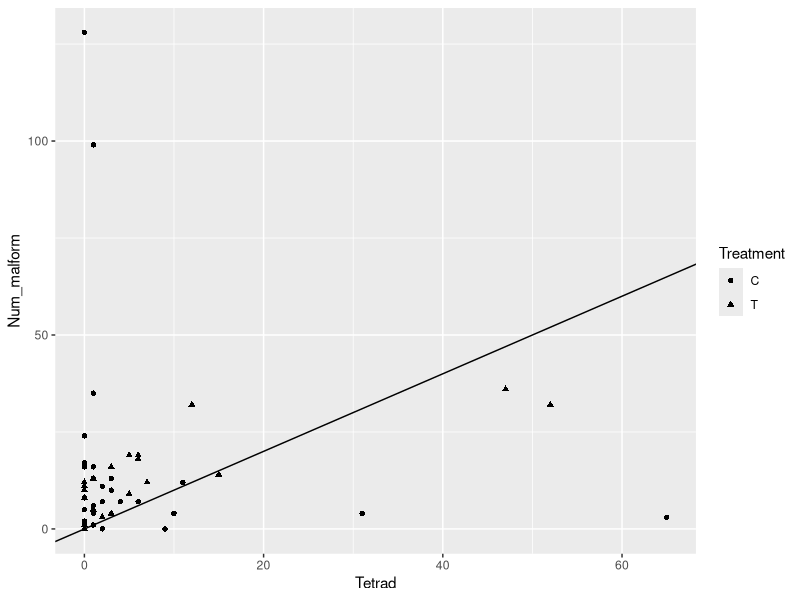
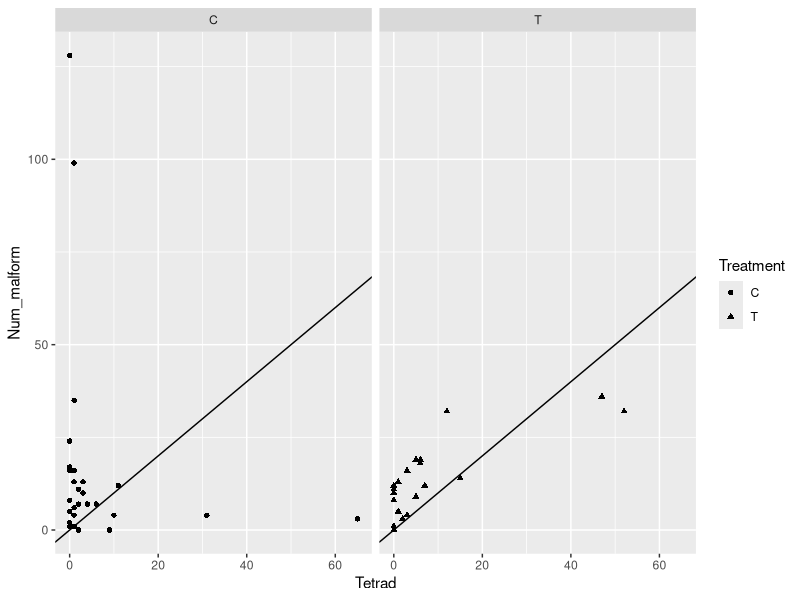
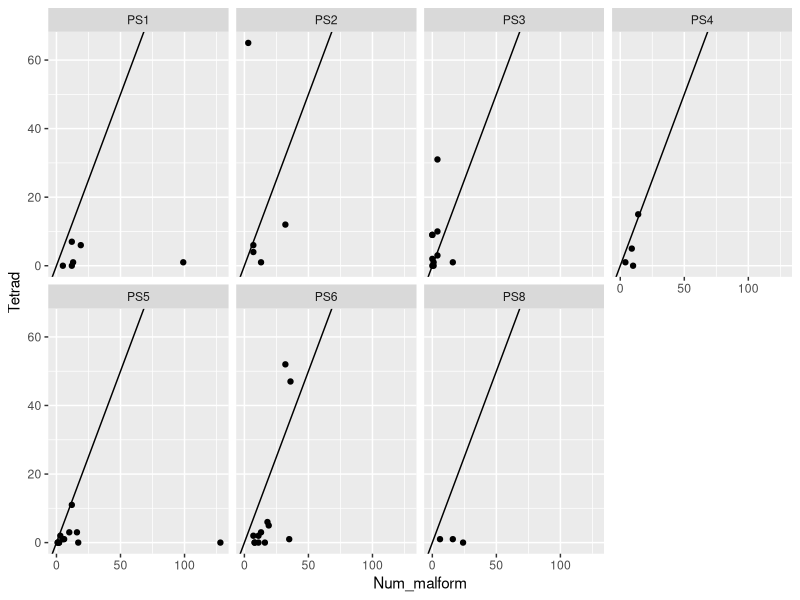

R code for these plots, in order: (Note: this script raises an error after producing the figures.)
library(tidyverse)
library(readxl)

df <- read_excel("data/Pollen data.xlsx")

Pollen_data <- df %>%
  mutate(
    Tree = substring(Sample, 0, 3),   # Create column for tree number
    Frame = substring(Sample, 5, 5),   # Create column for frame number
    Treatment_full = substring(Sample, 7, 8), # Create column for treatment type with number
    Treatment = substring(Sample, 7, 7) # Create column for treatment type 
  )

c_tetrad <- Pollen_data %>% #Data from control
  filter(Treatment == 'C')

t_data <- Pollen_data %>% #Data from UV-B treatment        
  filter(Treatment == 'T') 

# Scatterplots

ggplot(Pollen_data, aes(Tetrad, Num_malform,)) +   #Both control and UV-B treatment in one
  geom_point(aes(shape = Treatment)) +
  geom_abline()

ggplot(Pollen_data, aes(Tetrad, Num_malform,)) +   #Facet wrap of control and UV-B treatment
  geom_point(aes(shape = Treatment)) +
  geom_abline() +
  facet_wrap(~ Treatment, nrow=1)

ggplot(Pollen_data, aes(Num_malform, Tetrad)) +
  geom_point() +
  geom_abline() +
  facet_wrap(~ Tree, nrow = 2)

# Correlation tests

cor.test(Pollen_data$Num_malform, Pollen_data$Tetrad, #All data
         alternative = "greater", 
         method = "kendall")

cor.test(t_data$Num_malform, t_data$Tetrad, #Only control data
         alternative = "greater",
         method = "kendall")

cor.test(c_data$Num_malform, c_data$Tetrad, # Only treatment data
         alternative = "greater", 
         method = "kendall")

  
#Boxplots

ggplot(Pollen_data ,aes(Treatment, Tetrad, group = Treatment)) +#Comparison of tetrads
  geom_boxplot()

ggplot(Pollen_data ,aes(Treatment, Num_malform, group = Treatment)) +  #Comparison of malformations
  geom_boxplot()

ggplot(Pollen_data ,aes(Frame, Num_malform, group = Frame)) + # Comparison between frames with regards to number of malformations
  geom_boxplot()

ggplot(Pollen_data ,aes(Frame, Tetrad, group = Frame)) + # Comparison of frames in regards to tetrads
  geom_boxplot()

